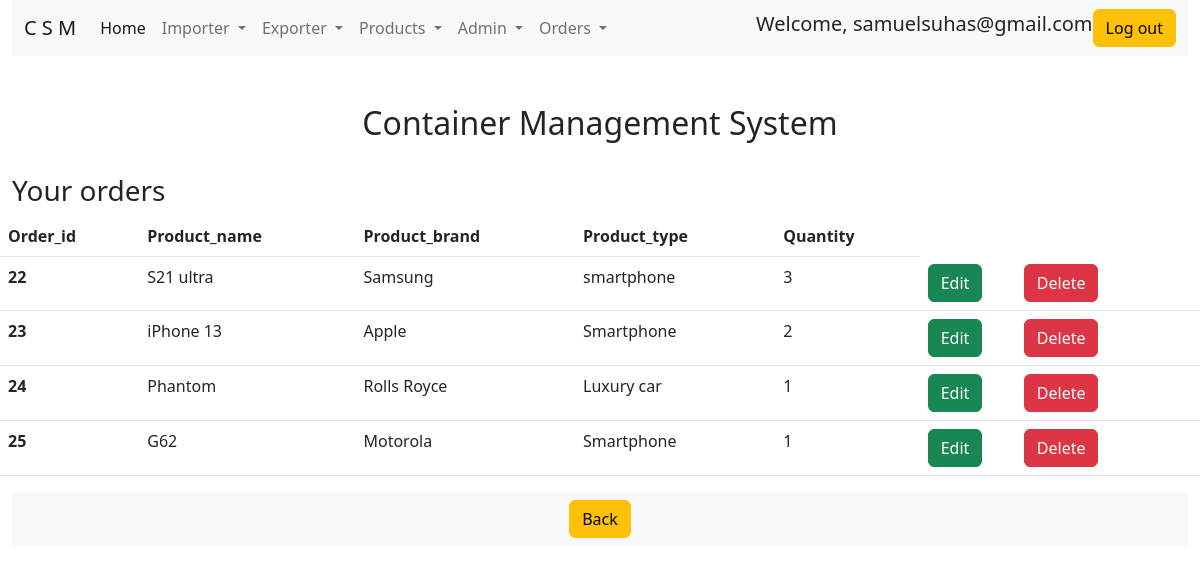
The page /myorders.php (signed in) on the database as committed earlier.
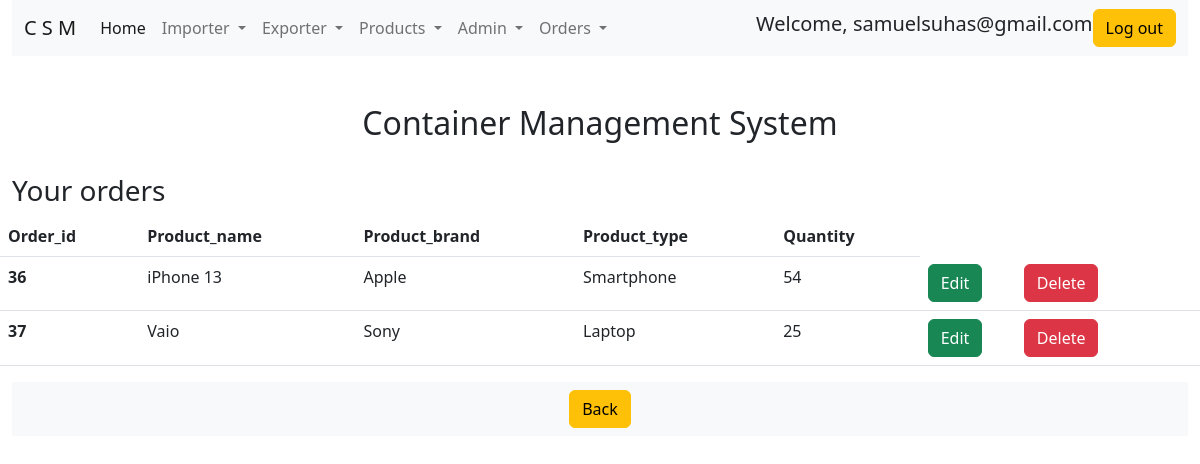
The same page on the database as committed later.
### tables this page shows
CREATE TABLE `users` (
  `user_id` bigint(20) NOT NULL,
  `user_name` varchar(30) NOT NULL,
  `password` varchar(100) NOT NULL,
  `user_company` varchar(30) NOT NULL,
  `account_type` varchar(255) NOT NULL,
  `address` varchar(10000) NOT NULL,
  `status` varchar(100) NOT NULL,
  `contact_number` int(10) NOT NULL
);

CREATE TABLE `orders` (
  `order_id` bigint(20) NOT NULL,
  `user_id` bigint(255) NOT NULL,
  `product_id` bigint(255) NOT NULL,
  `product_name` varchar(255) NOT NULL,
  `product_brand` varchar(255) NOT NULL,
  `product_type` varchar(255) NOT NULL,
  `quantity` bigint(255) NOT NULL,
  `exporter_id` bigint(20) NOT NULL,
  `exporter_name` varchar(100) NOT NULL,
  `warehouseId` bigint(20) NOT NULL
);

### functions.php (called while the page is built, shortened)
<?php
function check_login($con)
{
    if(isset($_SESSION['user_name']))
    {
        $user_name = $_SESSION['user_name'];
        $query = "select * from users where user_name = '$user_name' limit 1";
        $result = mysqli_query($con,$query);
        if($result && mysqli_num_rows($result) > 0)
        {
            $user_data = mysqli_fetch_assoc($result);
            return $user_data;
        }
    }
    die;
}

### myorders.php (the view, shortened to what this page needs)
<?php
include("connection.php");
include("functions.php");
$user_data = check_login($con);
$user_id = $user_data['user_id'];
if($_SERVER['REQUEST_METHOD'] == "GET")
{
        $query = "select * from orders where user_id = '{$user_id}'";
        $result = mysqli_query($con, $query);
        if($result)
        {
            if($result && mysqli_num_rows($result) > 0)
            {
                $orders_data = mysqli_fetch_all($result);
            }
        }
    else{
        echo "problem in getting data";
    }
}
?>
<!doctype html>
<html lang="en">
  <head>
    <link href="https://cdn.jsdelivr.net/npm/bootstrap@5.2.1/dist/css/bootstrap.min.css" rel="stylesheet">
  </head>
  <body>
    <div class="container-fluid">
    <nav class="navbar navbar-expand-lg bg-light">
        <div class="container-fluid">
            <a class="navbar-brand" href="#">C S M</a>
            <div class="collapse navbar-collapse" id="navbarScroll">
            <ul class="navbar-nav me-auto my-2 my-lg-0 navbar-nav-scroll" style="--bs-scroll-height: 100px;">
                <li class="nav-item">
                <a class="nav-link active" aria-current="page" href="index.php">Home</a>
                </li>
                <li class="nav-item dropdown">
                    <a class="nav-link dropdown-toggle" href="#" role="button" data-bs-toggle="dropdown" aria-expanded="false">
                        Importer
                    </a>
                </li>
                <li class="nav-item dropdown">
                    <a class="nav-link dropdown-toggle" href="#" role="button" data-bs-toggle="dropdown" aria-expanded="false">
                        Exporter
                    </a>
                </li>
                <li class="nav-item dropdown">
                    <a class="nav-link dropdown-toggle" href="#" role="button" data-bs-toggle="dropdown" aria-expanded="false">
                        Products
                    </a>
                    <li class="nav-item dropdown">
                    <a class="nav-link dropdown-toggle" href="#" role="button" data-bs-toggle="dropdown" aria-expanded="false">
                        Admin
                    </a>
                </li>
                <li class="nav-item dropdown">
                    <a class="nav-link dropdown-toggle" href="#" role="button" data-bs-toggle="dropdown" aria-expanded="false">
                        Orders
                    </a>
                </li>
                </li>
            </ul>
                <span class="align-middle mr-2">
                    <h1 class="display-4 fs-5 text-center ">Welcome, <?php echo $user_data['user_name']; ?> </h1>
                </span>
                <a href="logout.php">
                    <button class="btn btn-warning  ml-2" type="submit">Log out</button>
                </a>
            </div>
        </div>
    </nav>
    <div class="row justify-content-center mt-5">
        <div class="col-6">
            <h1 class="display-4 fs-2 text-center"><b>Container Management System</b></h1>
        </div>
    </div>
      <div class="row mt-4">
          <h1 class="display-4 fs-3 "><b>Your orders</b></h1>
          <table class="table">
            <thead>
                <tr>
                <th scope="col">Order_id</th>
                <th scope="col">Product_name</th>
                <th scope="col">Product_brand</th>
                <th scope="col">Product_type</th>
                <th scope="col">Quantity</th>
                </tr>
            </thead>
            <tbody>
            <?php for ($row = 0; $row < count($orders_data); $row++) {?>
              <tr>
                <th scope="row"><?php echo $orders_data[$row][0] ?></th>
                <td><?php echo $orders_data[$row][3] ?></td>
                <td><?php echo $orders_data[$row][4] ?></td>
                <td><?php echo $orders_data[$row][5] ?></td>
                <td><?php echo $orders_data[$row][6] ?></td>
                <td>
                  <div class="row">
                    <div class="col-4">
                    <form action= "edit_order.php" method = "post">
                        <button type="submit" class="btn btn-success">
                          Edit
                        </button>
                    </form>
                    </div>
                    <div class="col-4">
                    <form action= "myorders.php" method = "post">
                      <button type="submit" class="btn btn-danger">
                        Delete
                      </button>
                    </form>
                    </div>
                  </div>
                </td>
              </tr>
              <?php } ?>
            </tbody>
          </table>
      </div>
      <footer class="footer">
        <div class=" text-center bg-light">
          <a href="index.php">
              <button class="btn btn-warning  m-2" type="button">Back</button>
          </a>
        </div>
      </footer>
  </body>
</html>

Rows that differ between the two databases and show on the page:
removed orders: order_id "22", product_name "S21 ultra", product_brand "Samsung", product_type "smartphone", quantity "3"
removed orders: order_id "23", product_name "iPhone 13", product_brand "Apple", product_type "Smartphone", quantity "2"
removed orders: order_id "24", product_name "Phantom", product_brand "Rolls Royce", product_type "Luxury car", quantity "1"
removed orders: order_id "25", product_name "G62", product_brand "Motorola", product_type "Smartphone", quantity "1"
added orders: order_id "36", product_name "iPhone 13", product_brand "Apple", product_type "Smartphone", quantity "54"
added orders: order_id "37", product_name "Vaio", product_brand "Sony", product_type "Laptop", quantity "25"
